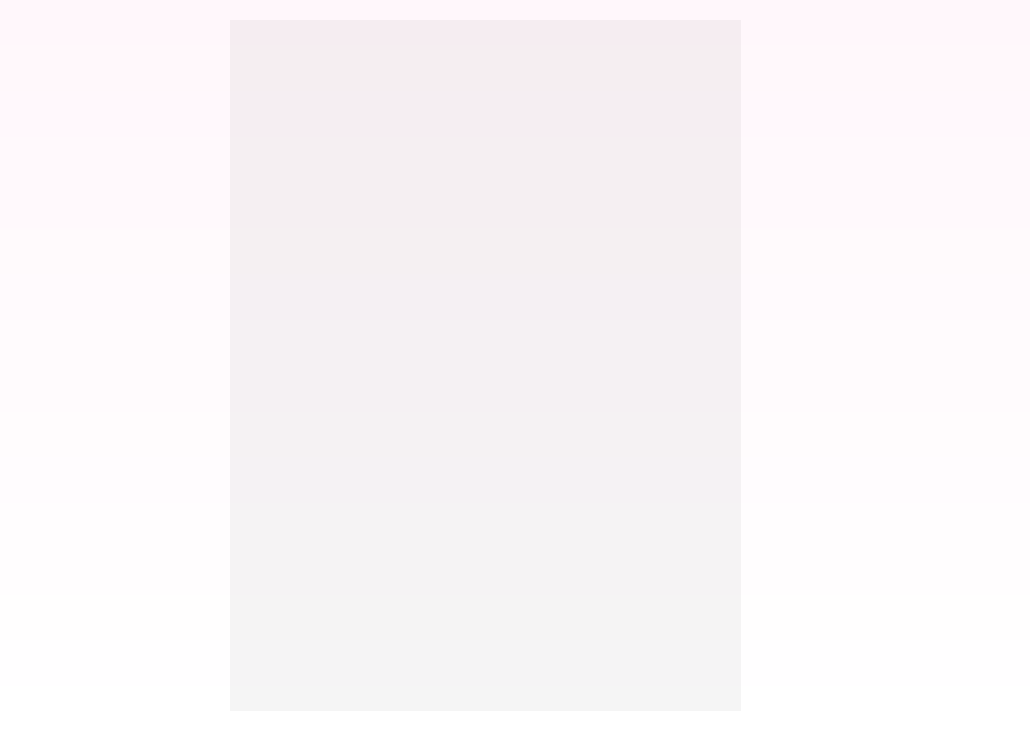
<?xml version="1.0" encoding="UTF-8"?>
<ui version="4.0">
 <class>TripWindow</class>
 <widget class="QWidget" name="TripWindow">
  <property name="geometry">
   <rect>
    <x>0</x>
    <y>0</y>
    <width>1030</width>
    <height>730</height>
   </rect>
  </property>
  <property name="windowTitle">
   <string>Form</string>
  </property>
  <property name="styleSheet">
   <string notr="true">QWidget{
background: qlineargradient(x1:0, y1:0, x2:0, y2:1, stop:0 rgb(255,247,251), stop:1 rgb(255,255,255)); 
}</string>
  </property>
  <widget class="QWidget" name="widget" native="true">
   <property name="geometry">
    <rect>
     <x>230</x>
     <y>20</y>
     <width>511</width>
     <height>691</height>
    </rect>
   </property>
   <property name="styleSheet">
    <string notr="true">background-color:rgba(0,0,0,10)</string>
   </property>
  </widget>
 </widget>
 <resources/>
 <connections/>
</ui>
